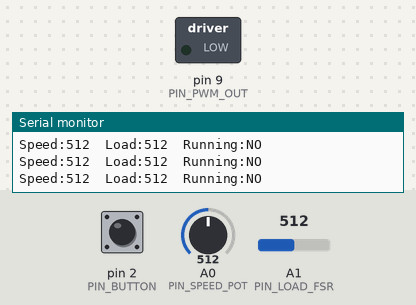
The sketch below on a simulated Arduino Uno, built with avr-gcc and run on an emulated ATmega328P. On the bench: switched loads named in the sketch (green lamp = pin HIGH), the last lines printed to the serial monitor. The inputs (shaded band) are chosen by the test bench; at power-on: pin 2 (PIN_BUTTON) HIGH, A0 (PIN_SPEED_POT) = 512, A1 (PIN_LOAD_FSR) = 512.

Above: at 1.2 s.
1.3 s: pin 2 (PIN_BUTTON) pulled LOW for 0.15 s
At 2.5 s:
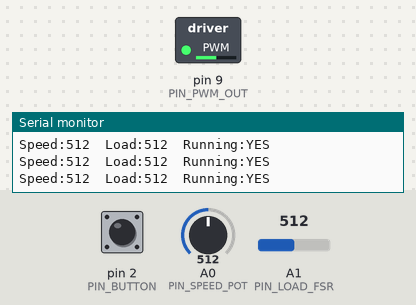
2.9 s: A0 (PIN_SPEED_POT) set to 716
At 4.1 s:
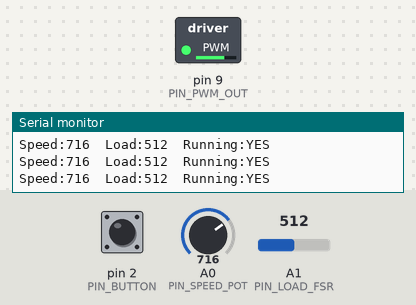
4.4 s: A0 (PIN_SPEED_POT) set to 900
At 5.4 s:
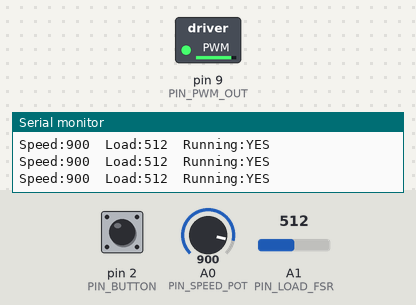
5.9 s: A0 (PIN_SPEED_POT) set to 122
At 6.6 s:
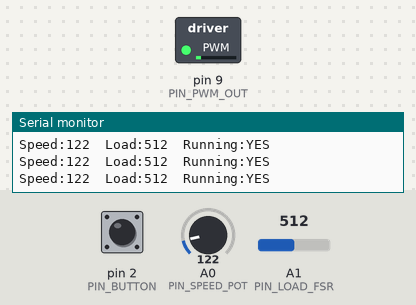
7.4 s: pin 2 (PIN_BUTTON) pulled LOW for 1 s
At 8.3 s:
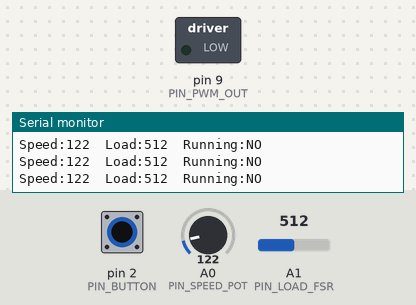
9.9 s: pin 2 (PIN_BUTTON) pulled LOW for 3.2 s
At 10.2 s:
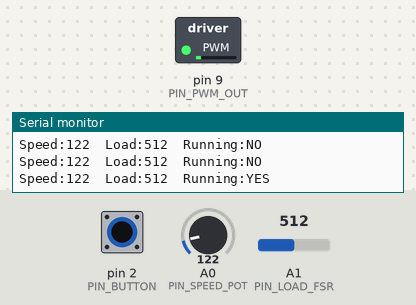
Timing chart, 0 to 12.9 s (numbered marks = the images above; inputs shaded):
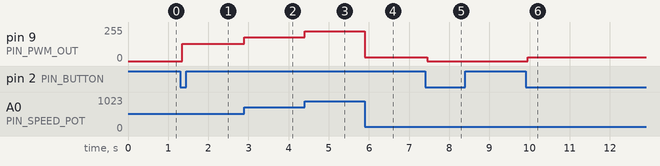

The sketch:

DriveController.ino
```cpp
/*
  DRIVE CONTROLLER (Node A - "UDRIVE_CONTROLLER")
  --------------------------------------------------
  - A0: 10k pot           -> speed setpoint
  - A1: pot+10k divider   -> load reading
  - D2: pushbutton        -> start/stop toggle (INPUT_PULLUP)
  - D9: PWM (TIP120)      -> drives motor
  - A4/A5: I2C Slave     -> Address 0x08
*/

#include <Wire.h>

// Hardware Pin Definitions
const uint8_t PIN_SPEED_POT = A0;
const uint8_t PIN_LOAD_FSR  = A1;
const uint8_t PIN_BUTTON    = 2;
const uint8_t PIN_PWM_OUT   = 9;

// Network Configurations
const uint8_t I2C_ADDR = 0x08;

// Telemetry Registers
volatile uint16_t telemetrySpeed = 0;
volatile uint16_t telemetryLoad  = 0;

// Internal State
uint16_t speedValue  = 0;
uint16_t loadValue   = 0;
bool motorRunning    = false;

// Non-blocking Debounce
unsigned long lastDebounceTime  = 0;
const unsigned long DEBOUNCE_DELAY = 50;
bool lastRawButtonState  = HIGH;
bool stableButtonState   = HIGH;

// Non-blocking Logging
unsigned long lastSerialPrint = 0;
const unsigned long SERIAL_INTERVAL = 200; // Throttled to prevent buffer backup

void setup() {
  pinMode(PIN_BUTTON, INPUT_PULLUP);
  pinMode(PIN_PWM_OUT, OUTPUT);
  analogWrite(PIN_PWM_OUT, 0);

  Wire.begin(I2C_ADDR);
  Wire.onRequest(sendTelemetry);

  Serial.begin(115200);
}

void loop() {
  readInputs();
  processButtonDebounce();
  updateMotorDrive();
  syncTelemetryBuffer();
  handleSerialLogging();
}

void readInputs() {
  speedValue = analogRead(PIN_SPEED_POT);
  loadValue  = analogRead(PIN_LOAD_FSR);
}

void processButtonDebounce() {
  bool currentRawState = digitalRead(PIN_BUTTON);

  if (currentRawState != lastRawButtonState) {
    lastDebounceTime = millis();
  }

  if ((millis() - lastDebounceTime) > DEBOUNCE_DELAY) {
    if (currentRawState != stableButtonState) {
      stableButtonState = currentRawState;

      if (stableButtonState == LOW) {
        motorRunning = !motorRunning;
      }
    }
  }
  lastRawButtonState = currentRawState;
}

void updateMotorDrive() {
  uint8_t pwmDutyCycle = 0;
  if (motorRunning) {
    pwmDutyCycle = speedValue >> 2; // Fast 10-bit (0-1023) to 8-bit (0-255) map
  }
  analogWrite(PIN_PWM_OUT, pwmDutyCycle);
}

void syncTelemetryBuffer() {
  // Simple atomic assignment without disabling global interrupts
  // to prevent delaying incoming Master clock pulses.
  telemetrySpeed = speedValue;
  telemetryLoad  = loadValue;
}

// Executed automatically inside I2C ISR when Master requests bytes
void sendTelemetry() {
  uint8_t buf[4];
  buf[0] = highByte(telemetrySpeed);
  buf[1] = lowByte(telemetrySpeed);
  buf[2] = highByte(telemetryLoad);
  buf[3] = lowByte(telemetryLoad);
  Wire.write(buf, sizeof(buf));
}

void handleSerialLogging() {
  if (millis() - lastSerialPrint >= SERIAL_INTERVAL) {
    lastSerialPrint = millis();
    Serial.print("Speed:");     Serial.print(speedValue);
    Serial.print("  Load:");    Serial.print(loadValue);
    Serial.print("  Running:"); Serial.println(motorRunning ? "YES" : "NO");
  }
}
```

Measured:
- after the input at 1.3 s, pin 9 (PIN_PWM_OUT): 0/255 → 128/255 after 0.05 s
- after the input at 2.9 s, pin 9 (PIN_PWM_OUT): 128/255 → 179/255 at once
- after the input at 4.4 s, pin 9 (PIN_PWM_OUT): 179/255 → 225/255 at once
- after the input at 5.9 s, pin 9 (PIN_PWM_OUT): 225/255 → 30/255 at once
- after the input at 7.4 s, pin 9 (PIN_PWM_OUT): 30/255 → 0/255 after 0.05 s
- after the input at 9.9 s, pin 9 (PIN_PWM_OUT): 0/255 → 30/255 after 0.05 s
